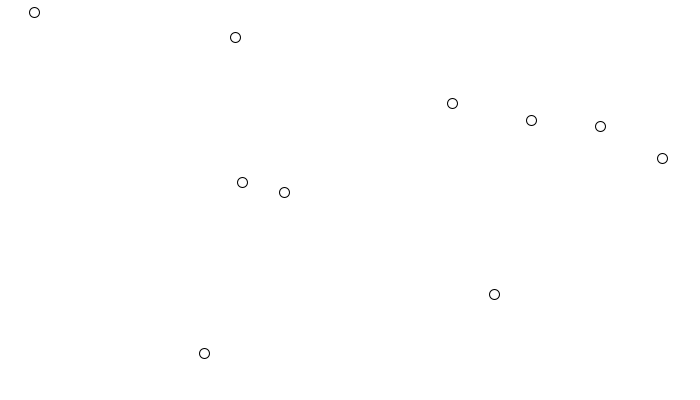
Frame 1 (no input)
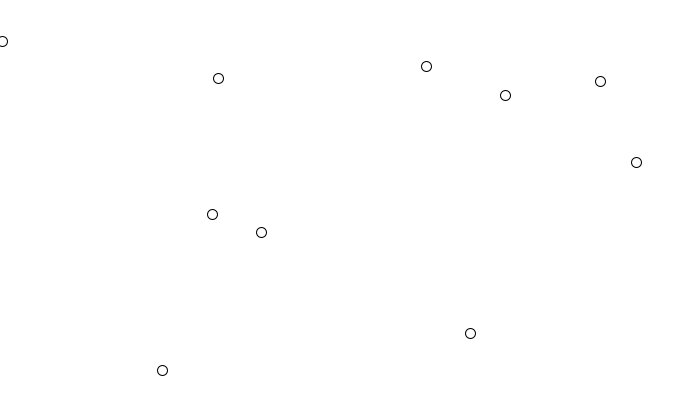
Frame 60 (the mouse pressed at the canvas centre just before this capture)
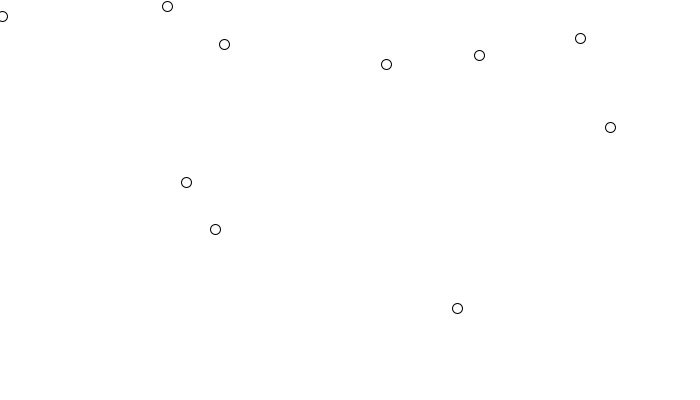
Frame 120 (the mouse held since frame 60 and released just before this capture)

The Processing sketch that drew these frames (run headless with seeded random() and noise(); from frame 60 on, the mouse is pressed at the canvas centre):

// Processing sketch: N01_ecosystem
// ── N01_ecosystem.pde
Fish[] fishies = new Fish[10];

void setup() {
  size(700, 400);
  smooth();
  noiseDetail(5);
  noiseSeed(millis() + second() + minute());
  
  background(255);
  
  for(int i = 0; i < fishies.length; i++) {
    fishies[i] = new Fish();
  }
}

void draw() {
  background(255);
  
  for(int i = 0; i < fishies.length; i++) {
    fishies[i].update();
    fishies[i].display();
  }
}

class Fish {
  PVector location;
  PVector velocity;
  PVector acceleration;
  PVector bias;
  float xOff, yOff;
  float topSpeed = 0.8;
  
  Fish() {
    location = new PVector(random(0, width), random(0, height));
    velocity = new PVector(0, 0);
    bias = new PVector(0.5, 0.5);
    xOff = random(0, 1000);
    yOff = random(1000, 2000);
  }
  
  void update() {
    acceleration = new PVector(noise(xOff), noise(yOff));
    acceleration.sub(bias);
    
    velocity.add(acceleration);
    velocity.limit(topSpeed);
    location.add(velocity);
    check_edges();
    
    xOff += 0.01;
    yOff += 0.01;
  }
  
  void display() {
    ellipse(location.x, location.y, 10, 10);
  }
  
  void check_edges() {
    if (location.x > width) {
      location.x = 0;
    } else if (location.x < 0) {
      location.x = width;
    }
    
    if (location.y > height) {
      location.y = 0;
    } else if (location.y < 0) {
      location.y = height;
    }
  }
}
